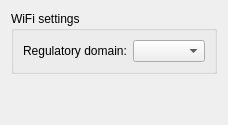
     <widget class="QWidget" name="tab_2">
      <attribute name="title">
       <string>WiFi</string>
      </attribute>
      <layout class="QVBoxLayout" name="verticalLayout_12">
       <item>
        <widget class="QGroupBox" name="wifi_setup_gb">
         <property name="sizePolicy">
          <sizepolicy hsizetype="MinimumExpanding" vsizetype="Minimum">
           <horstretch>0</horstretch>
           <verstretch>0</verstretch>
          </sizepolicy>
         </property>
         <property name="title">
          <string>WiFi settings</string>
         </property>
         <layout class="QHBoxLayout" name="horizontalLayout_6">
          <property name="sizeConstraint">
           <enum>QLayout::SetDefaultConstraint</enum>
          </property>
          <item>
           <widget class="QLabel" name="wifi_country_code_lb">
            <property name="sizePolicy">
             <sizepolicy hsizetype="Preferred" vsizetype="Minimum">
              <horstretch>0</horstretch>
              <verstretch>0</verstretch>
             </sizepolicy>
            </property>
            <property name="toolTip">
             <string>&lt;html&gt;&lt;head/&gt;&lt;body&gt;&lt;p&gt;&lt;span style=&quot; font-weight:600;&quot;&gt;Regulatory domain&lt;/span&gt;&lt;/p&gt;&lt;p&gt;Using this dropdown, you can select the appropriate WiFi regulatory domain.&lt;/p&gt;&lt;p&gt;This enables the use of WiFi channels (frequencies) and power levels appropriate to your country.&lt;/p&gt;&lt;/body&gt;&lt;/html&gt;</string>
            </property>
            <property name="text">
             <string>Regulatory domain:</string>
            </property>
           </widget>
          </item>
          <item>
           <widget class="QComboBox" name="wifi_country_code_cb">
            <property name="sizePolicy">
             <sizepolicy hsizetype="MinimumExpanding" vsizetype="Minimum">
              <horstretch>0</horstretch>
              <verstretch>0</verstretch>
             </sizepolicy>
            </property>
           </widget>
          </item>
         </layout>
        </widget>
       </item>
       <item>
        <spacer name="verticalSpacer_4">
         <property name="orientation">
          <enum>Qt::Vertical</enum>
         </property>
         <property name="sizeHint" stdset="0">
          <size>
           <width>20</width>
           <height>40</height>
          </size>
         </property>
        </spacer>
       </item>
      </layout>
     </widget>
